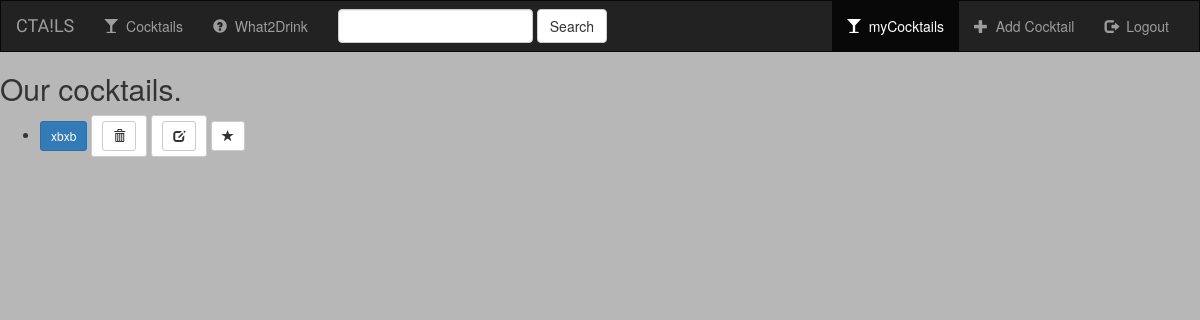
Page /usercocktails/ on the earlier database version.
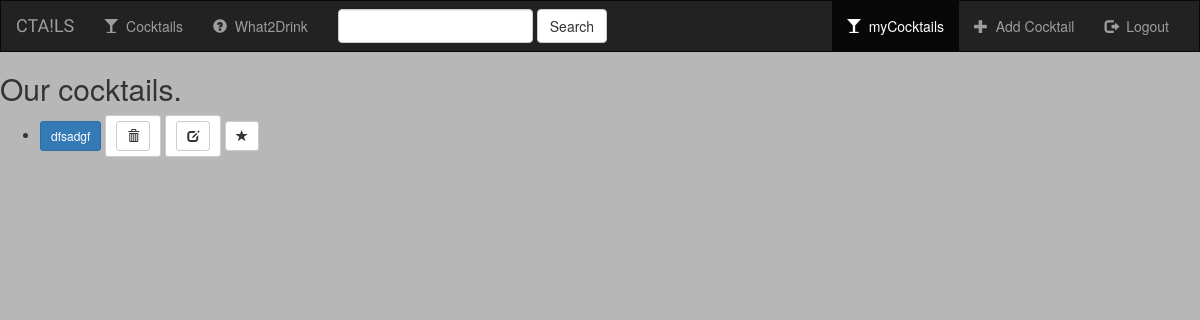
Same page on the later database version.
### usercocktails/models.py (models this page shows, shortened)
class UserCocktail(models.Model):
    taste = models.CharField(max_length=20)
    cocktail_name = models.CharField(max_length=50, primary_key='true')
    difficulty = models.CharField(max_length=20)
    cocktail_pic = models.FileField()
    strength = models.CharField(max_length=20)
    is_favorite = models.BooleanField(default=False)

### usercocktails/views.py (the view)
# urls.py: path('', views.IndexView.as_view(), name='index'),
class IndexView(generic.ListView):
    template_name = 'usercocktails/index.html'
    context_object_name = 'all_cocktails'
    def get_queryset(self):
        return UserCocktail.objects.all()

### usercocktails/templates/usercocktails/index.html (shortened to what this page needs)
{% extends 'usercocktails/base.html' %}
{% block body %}
    {% if all_cocktails %}
        <h2>Our cocktails.</h2>
        <ul>
            {% for c in all_cocktails %}
            <li>
                <a href="{% url 'usercocktails:detail' c.cocktail_name %}" class="btn btn-primary btn-sm">{{ c.cocktail_name }}</a>
                <a href="{% url 'usercocktails:cocktail-delete' c.cocktail_name %}" class="btn btn-default btn-sm">
                    <form action="{% url 'usercocktails:cocktail-delete' c.cocktail_name %}" method="post" style="display: inline;">
                        <button type="submit" class="btn btn-default btn-sm">
                            <span class="glyphicon glyphicon-trash"></span>
                        </button>
                    </form>
                </a>
                <a href="{% url 'usercocktails:cocktail-update' c.cocktail_name %}" class="btn btn-default btn-sm">
                    <form action="{% url 'usercocktails:cocktail-update' c.cocktail_name %}" method="post" style="display: inline;">
                        <button type="submit" class="btn btn-default btn-sm">
                            <span class="glyphicon glyphicon-edit"></span>
                        </button>
                    </form>
                </a>
                <a href="{% url 'usercocktails:favorite_cocktail' c.cocktail_name %}" class="btn btn-default btn-sm btn-favorite" role="button">
                    <span class="glyphicon glyphicon-star {% if c.is_favorite %}active{% endif %}"></span>
                </a>
            </li>
            {% endfor %}
        </ul>
    {% else %}
        <h3>There is not any cocktails</h3>
    {% endif %}
{% endblock %}

Differences in the rows shown:
removed UserCocktail: cocktail_name "xbxb", is_favorite False (drawn)
added UserCocktail: cocktail_name "dfsadgf", is_favorite False (drawn)
